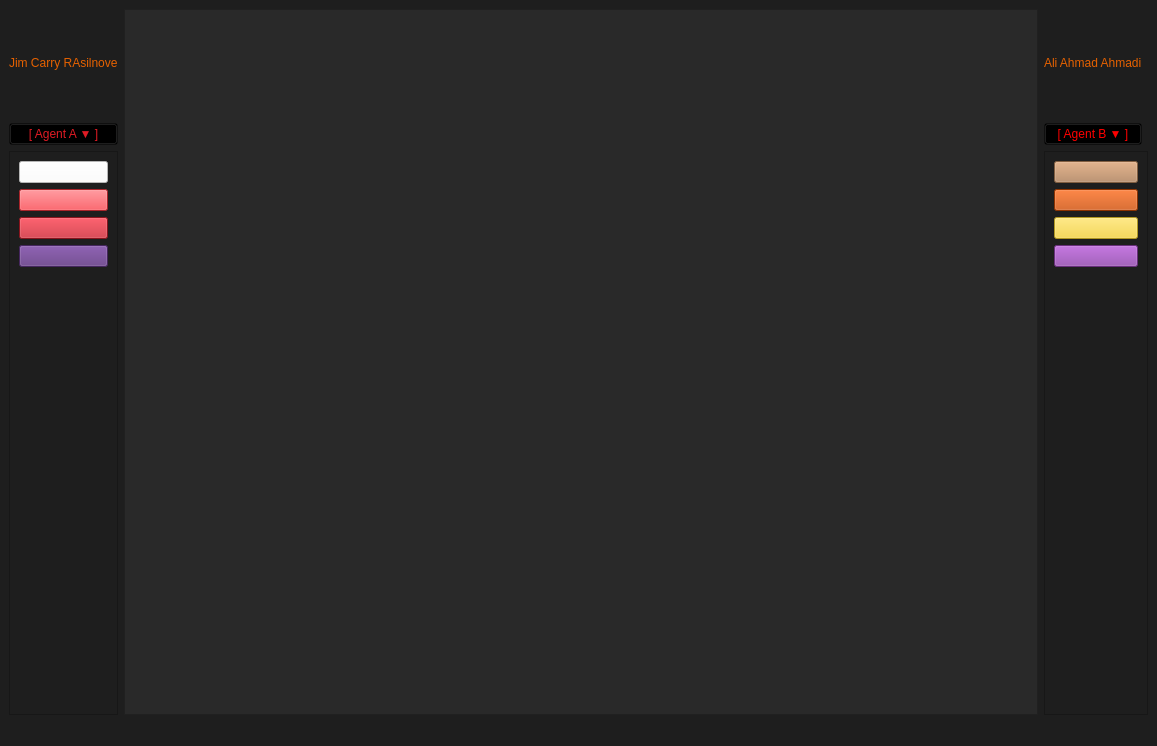
<?xml version="1.0" encoding="UTF-8"?>
<ui version="4.0">
 <class>MainWindow</class>
 <widget class="QMainWindow" name="MainWindow">
  <property name="geometry">
   <rect>
    <x>0</x>
    <y>0</y>
    <width>1157</width>
    <height>746</height>
   </rect>
  </property>
  <property name="windowTitle">
   <string>MainWindow</string>
  </property>
  <property name="styleSheet">
   <string notr="true">background-color:	rgb(30, 30, 30);
background-image: url(:/chars/ChatGPT Image Apr 23, 2025, 09_53_30 AM.png);</string>
  </property>
  <widget class="QWidget" name="centralwidget">
   <layout class="QGridLayout" name="gridLayout">
    <item row="1" column="3">
     <widget class="QPushButton" name="Agent1">
      <property name="styleSheet">
       <string notr="true">color: rgb(224, 27, 36);
background-color: transparent;</string>
      </property>
      <property name="text">
       <string>[ Agent A ▼ ]</string>
      </property>
     </widget>
    </item>
    <item row="2" column="5" rowspan="5" colspan="2">
     <widget class="QFrame" name="Frame2">
      <property name="styleSheet">
       <string notr="true"/>
      </property>
      <property name="frameShape">
       <enum>QFrame::Shape::StyledPanel</enum>
      </property>
      <property name="frameShadow">
       <enum>QFrame::Shadow::Raised</enum>
      </property>
      <layout class="QVBoxLayout" name="verticalLayout_3">
       <item>
        <widget class="QPushButton" name="button12">
         <property name="styleSheet">
          <string notr="true">background-color: rgb(181, 131, 90);</string>
         </property>
         <property name="text">
          <string/>
         </property>
         <property name="checkable">
          <bool>true</bool>
         </property>
        </widget>
       </item>
       <item>
        <widget class="QPushButton" name="button22">
         <property name="styleSheet">
          <string notr="true">background-color: rgb(198, 70, 0);</string>
         </property>
         <property name="text">
          <string/>
         </property>
         <property name="checkable">
          <bool>true</bool>
         </property>
        </widget>
       </item>
       <item>
        <widget class="QPushButton" name="button32">
         <property name="styleSheet">
          <string notr="true">background-color: rgb(246, 211, 45);</string>
         </property>
         <property name="text">
          <string/>
         </property>
         <property name="checkable">
          <bool>true</bool>
         </property>
        </widget>
       </item>
       <item>
        <widget class="QPushButton" name="button42">
         <property name="styleSheet">
          <string notr="true">background-color: rgb(145, 65, 172);</string>
         </property>
         <property name="text">
          <string/>
         </property>
         <property name="checkable">
          <bool>true</bool>
         </property>
        </widget>
       </item>
       <item>
        <widget class="QLabel" name="label_4">
         <property name="text">
          <string/>
         </property>
        </widget>
       </item>
      </layout>
     </widget>
    </item>
    <item row="0" column="5">
     <widget class="QLabel" name="player2">
      <property name="styleSheet">
       <string notr="true">color: rgb(230, 97, 0);
font: 500 18pt &quot;Ubuntu Sans&quot;;
border-color: rgb(129, 61, 156);
</string>
      </property>
      <property name="text">
       <string>Ali Ahmad Ahmadi</string>
      </property>
     </widget>
    </item>
    <item row="0" column="3">
     <widget class="QLabel" name="player1">
      <property name="styleSheet">
       <string notr="true">color: rgb(230, 97, 0);
font: 500 18pt &quot;Ubuntu Sans&quot;;
border-color: rgb(129, 61, 156);
</string>
      </property>
      <property name="text">
       <string>Jim Carry RAsilnove</string>
      </property>
     </widget>
    </item>
    <item row="0" column="4" rowspan="7">
     <widget class="QGraphicsView" name="graphicsView">
      <property name="styleSheet">
       <string notr="true">background-color: rgb(41, 41, 41);
border-radius: 50% 20% / 10% 40%;</string>
      </property>
     </widget>
    </item>
    <item row="1" column="5">
     <widget class="QPushButton" name="Agent2">
      <property name="styleSheet">
       <string notr="true">background-color: transparent;
color: red;
border: 3px solid #00;</string>
      </property>
      <property name="text">
       <string>[ Agent B ▼ ]</string>
      </property>
     </widget>
    </item>
    <item row="2" column="3" rowspan="5">
     <widget class="QFrame" name="Frame1">
      <property name="frameShape">
       <enum>QFrame::Shape::StyledPanel</enum>
      </property>
      <property name="frameShadow">
       <enum>QFrame::Shadow::Raised</enum>
      </property>
      <layout class="QVBoxLayout" name="verticalLayout">
       <item>
        <widget class="QPushButton" name="button11">
         <property name="styleSheet">
          <string notr="true">background-color: white;</string>
         </property>
         <property name="text">
          <string/>
         </property>
         <property name="iconSize">
          <size>
           <width>20</width>
           <height>20</height>
          </size>
         </property>
         <property name="checkable">
          <bool>true</bool>
         </property>
         <property name="checked">
          <bool>false</bool>
         </property>
        </widget>
       </item>
       <item>
        <widget class="QPushButton" name="button21">
         <property name="styleSheet">
          <string notr="true">background-color: rgb(237, 51, 59);</string>
         </property>
         <property name="text">
          <string/>
         </property>
         <property name="checkable">
          <bool>true</bool>
         </property>
        </widget>
       </item>
       <item>
        <widget class="QPushButton" name="button31">
         <property name="styleSheet">
          <string notr="true">background-color: rgb(192, 28, 40);</string>
         </property>
         <property name="text">
          <string/>
         </property>
         <property name="checkable">
          <bool>true</bool>
         </property>
        </widget>
       </item>
       <item>
        <widget class="QPushButton" name="button41">
         <property name="styleSheet">
          <string notr="true">background-color: rgb(97, 53, 131);</string>
         </property>
         <property name="text">
          <string/>
         </property>
         <property name="checkable">
          <bool>true</bool>
         </property>
        </widget>
       </item>
       <item>
        <widget class="QLabel" name="label_3">
         <property name="text">
          <string/>
         </property>
        </widget>
       </item>
      </layout>
     </widget>
    </item>
   </layout>
  </widget>
  <widget class="QMenuBar" name="menubar">
   <property name="geometry">
    <rect>
     <x>0</x>
     <y>0</y>
     <width>1157</width>
     <height>23</height>
    </rect>
   </property>
  </widget>
  <widget class="QStatusBar" name="statusbar"/>
 </widget>
 <resources/>
 <connections/>
</ui>
